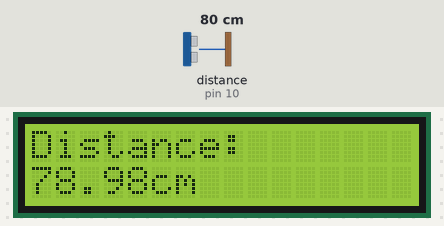
Recording of a sketch running on a simulated Arduino Uno, built with avr-gcc and run on an emulated ATmega328P. Parts: 16×2 character LCD. Wiring (inferred from the names in the program): ultrasonic range finder: trigger pin 9; echo pin 10. The inputs (shaded band) are chosen by the test bench; at power-on: distance to the obstacle (sensor on pin 10) 80 cm. The echo pulse lasts 58.3 µs per cm.

Above: at 1.2 s.
1.3 s: distance to the obstacle (sensor on pin 10) set to 2 cm
At 2.8 s:
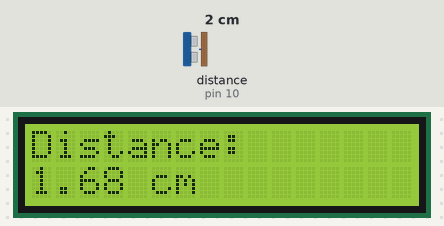
5.5 s: distance to the obstacle (sensor on pin 10) set to 4 cm
At 7.2 s:
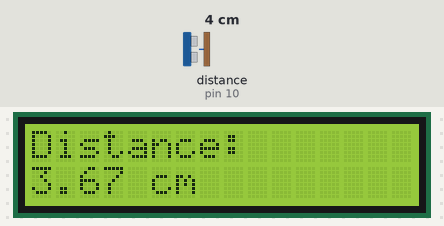
7.9 s: distance to the obstacle (sensor on pin 10) set to 9 cm
At 9.4 s:
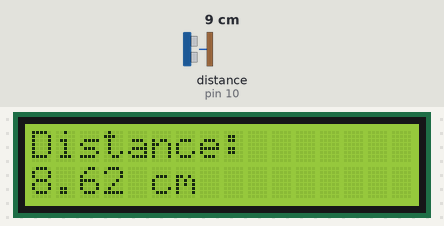
Timing chart, 0 to 10.9 s (numbered marks = the images above; inputs shaded):
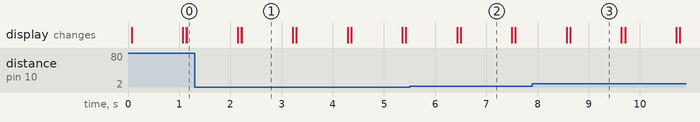

Measured:
- what the display in image 1 shows lasts 1.0 s, from 2.2 s to 3.2 s

The sketch:

DistMeasureUltrasonicSensor.ino
```cpp
#include <LiquidCrystal.h>
LiquidCrystal lcd(12,11,5,4,3,2);
const int echoPin = 10;
const int trigPin = 9;
int duration;
float dist;
void setup() {
  // put your setup code here, to run once:
pinMode(trigPin, OUTPUT);
pinMode(echoPin, INPUT);

  lcd.begin(16,2);
  lcd.clear();
  lcd.setCursor(0,0);
  lcd.print("Distance: ");
  lcd.setCursor(4,1);
  lcd.print("cm");
}

void loop() {
  // put your main code here, to run repeatedly:
  digitalWrite(trigPin, LOW);                                   //turning of the sensor by default so it sends no sound wave on starting by default for 2us
  delayMicroseconds(2);

  digitalWrite(trigPin, HIGH);                 //sending a sound wave for 10us from the sensor and then stopping it after 10us
  delayMicroseconds(10);
  digitalWrite(trigPin, LOW);
  delayMicroseconds(2);

  duration = pulseIn(echoPin, HIGH);               //taking the input of reflected sound and converting it to time duration using pukse in function
  dist = (float)duration*0.017;    //converting duration into distance by using speed of sound as 340m/s and converting it to cm/us as 0.034cm/us

  lcd.setCursor(0,1);
  lcd.print(dist);
  delay(1000);              //cleared lcd due to absurd value changes of sensor so that inaccurate data is avoided and delay for proper lcd function
  lcd.clear();

  lcd.begin(16,2);          //after clearing, recopying the code of setup for lcd printing
  lcd.clear();
  lcd.setCursor(0,0);
  lcd.print("Distance: ");
  lcd.setCursor(4,1);
  lcd.print(" cm");
}
```
